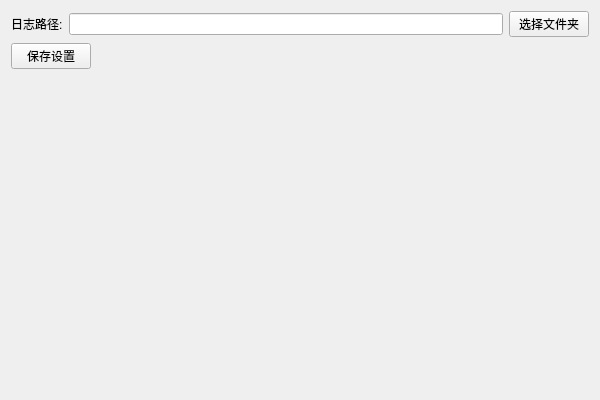
<?xml version="1.0" encoding="UTF-8"?>
<ui version="4.0">
 <class>GeneralSettingWidgetClass</class>
 <widget class="QWidget" name="GeneralSettingWidgetClass">
  <property name="geometry">
   <rect>
    <x>0</x>
    <y>0</y>
    <width>600</width>
    <height>400</height>
   </rect>
  </property>
  <property name="windowTitle">
   <string>GeneralSettingWidget</string>
  </property>
  <layout class="QGridLayout" name="gridLayout">
   <item row="0" column="0">
    <layout class="QHBoxLayout" name="horizontalLayout">
     <item>
      <widget class="QLabel" name="label_logPath">
       <property name="text">
        <string>日志路径:</string>
       </property>
      </widget>
     </item>
     <item>
      <widget class="QLineEdit" name="lineEdit_logPath">
       <property name="readOnly">
        <bool>true</bool>
       </property>
      </widget>
     </item>
     <item>
      <widget class="QPushButton" name="pushButton_choseDir">
       <property name="text">
        <string>选择文件夹</string>
       </property>
      </widget>
     </item>
    </layout>
   </item>
   <item row="1" column="0">
    <layout class="QHBoxLayout" name="horizontalLayout_2">
     <item>
      <widget class="QPushButton" name="pushButton_save">
       <property name="text">
        <string>保存设置</string>
       </property>
      </widget>
     </item>
     <item>
      <spacer name="horizontalSpacer">
       <property name="orientation">
        <enum>Qt::Horizontal</enum>
       </property>
       <property name="sizeHint" stdset="0">
        <size>
         <width>40</width>
         <height>20</height>
        </size>
       </property>
      </spacer>
     </item>
    </layout>
   </item>
   <item row="2" column="0">
    <spacer name="verticalSpacer">
     <property name="orientation">
      <enum>Qt::Vertical</enum>
     </property>
     <property name="sizeHint" stdset="0">
      <size>
       <width>20</width>
       <height>40</height>
      </size>
     </property>
    </spacer>
   </item>
  </layout>
 </widget>
 <layoutdefault spacing="6" margin="11"/>
 <resources/>
 <connections/>
</ui>
